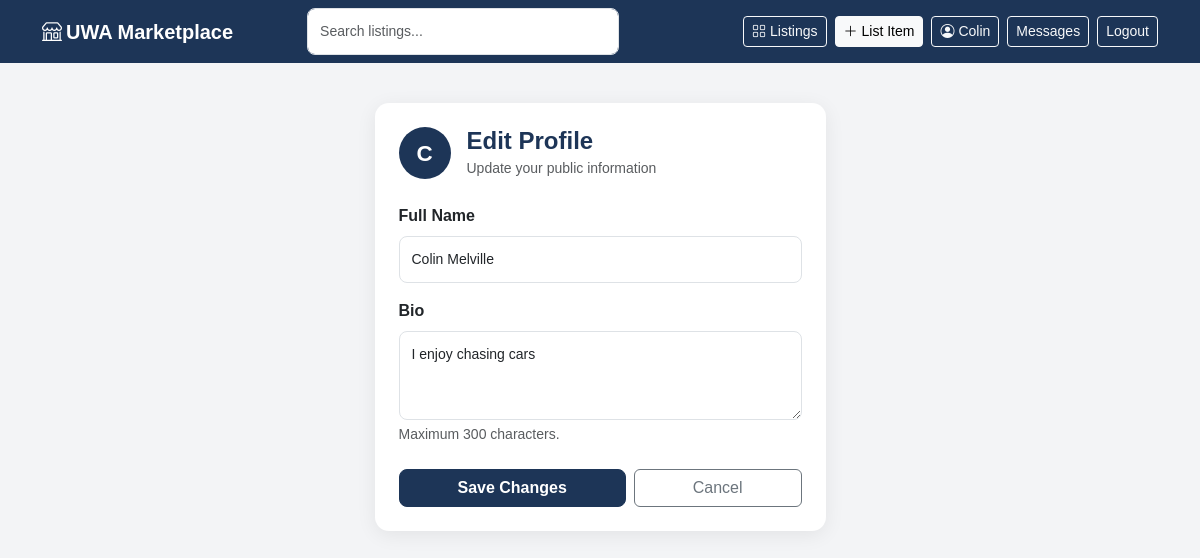
Screenshot of /user/me/edit (signed in) with the database file from the repository.
### app/models.py (models this page shows, shortened)
class User(db.Model, UserMixin):
    id = db.Column(db.Integer, primary_key=True)
    username = db.Column(db.String(64), unique=True, nullable=False)
    email = db.Column(db.String(120), unique=True, nullable=False)
    password_hash = db.Column(db.String(256), nullable=False)
    member_since = db.Column(db.DateTime, default=datetime.utcnow)
    bio = db.Column(db.Text, default='')
    avatar_url = db.Column(db.String(256), nullable=True)
    listings = db.relationship('Listing', backref='seller', lazy='dynamic')

### app/routes/profile.py (the view)
@bp.route('/me/edit', methods=['GET', 'POST'])
@login_required
def edit():
    form = EditProfileForm(obj=current_user)
    if form.validate_on_submit():
        current_user.username = form.username.data
        current_user.bio = form.bio.data
        db.session.commit()
        flash('Profile updated.', 'success')
        return redirect(url_for('profile.view', user_id=current_user.id))
    return render_template('profile/edit.html', form=form)

### app/forms.py
class EditProfileForm(FlaskForm):
    username = StringField('Full Name', validators=[DataRequired(), Length(3, 64)])
    bio = TextAreaField('Bio', validators=[Optional(), Length(max=300)])
    submit = SubmitField('Save Changes')

### app/models.py (called while the page is built)
@login_manager.user_loader
def load_user(user_id):
    return User.query.get(int(user_id))

### app/templates/profile/edit.html (shortened to what this page needs)
{% extends "base.html" %}
{% block content %}
<div class="row justify-content-center">
    <div class="col-md-6 col-lg-5">
        <div class="card p-4">
            <div class="d-flex align-items-center gap-3 mb-4">
                <div class="avatar-circle" style="width:52px;height:52px;font-size:1.4rem;">
                    {{ current_user.username[0].upper() }}
                </div>
                <div>
                    <h4 class="mb-0 fw-bold" style="color:#1d3557;">Edit Profile</h4>
                    <small class="text-muted">Update your public information</small>
                </div>
            </div>
            <form method="POST" action="{{ url_for('profile.edit') }}">
                <div class="mb-3">
                    <label class="form-label fw-semibold">{{ form.username.label.text }}</label>
                    {{ form.username(class_="form-control", placeholder="Your full name") }}
                </div>
                <div class="mb-3">
                    <label class="form-label fw-semibold">{{ form.bio.label.text }}</label>
                    {{ form.bio(class_="form-control", rows=3, placeholder="Tell others a bit about yourself…") }}
                    <div class="form-text">Maximum 300 characters.</div>
                </div>
                <div class="d-flex gap-2 mt-4">
                    {{ form.submit(class_="btn btn-primary flex-grow-1") }}
                    <a href="{{ url_for('profile.view', user_id=current_user.id) }}"
                       class="btn btn-outline-secondary flex-grow-1">Cancel</a>
                </div>
            </form>
        </div>
    </div>
</div>
{% endblock %}

### app/templates/base.html (shortened to what this page needs)
<!DOCTYPE html>
<html lang="en">
<head>
    <link href="https://cdn.jsdelivr.net/npm/bootstrap@5.3.0/dist/css/bootstrap.min.css" rel="stylesheet" />
    <link href="https://cdn.jsdelivr.net/npm/bootstrap-icons@1.11.0/font/bootstrap-icons.css" rel="stylesheet" />
    <link rel="stylesheet" href="{{ url_for('static', filename='css/style.css') }}" />
</head>
<body>
    <nav class="navbar navbar-expand-lg navbar-dark" style="background-color: #1d3557;">
        <div class="container">
            <a class="navbar-brand fw-bold" href="{{ url_for('index') }}">
                <i class="bi bi-shop me-1"></i>UWA Marketplace
            </a>
            <div class="collapse navbar-collapse" id="navbarMain">
                {% if request.endpoint not in ['auth.login', 'auth.register', 'auth.forgot_password', 'auth.reset_password'] %}
                    <form class="d-flex mx-auto" style="width: 320px;" action="{{ url_for('listings.index') }}" method="get">
                        <input id="nav-search" class="form-control me-2" type="search" name="q"
                               placeholder="Search listings..." value="{{ request.args.get('q', '') }}" />
                    </form>
                {% else %}
                    <div class="mx-auto"></div>
                {% endif %}
                <div class="ms-auto d-flex gap-2 align-items-center">
                    <a href="{{ url_for('listings.index') }}" class="btn btn-sm btn-outline-light">
                        <i class="bi bi-grid me-1"></i>Listings
                    </a>
                    {% if current_user.is_authenticated %}
                        <a href="{{ url_for('listings.new') }}" class="btn btn-sm btn-light">
                            <i class="bi bi-plus-lg me-1"></i>List Item
                        </a>
                        <a href="{{ url_for('profile.view', user_id=current_user.id) }}" class="btn btn-sm btn-outline-light">
                            <i class="bi bi-person-circle me-1"></i>{{ current_user.username.split()[0] }}
                        </a>
                        <a href="{{ url_for('chat.inbox') }}" class="btn btn-sm btn-outline-light">
                            Messages <span id="global-unread-dot" style="display:none; color:red;">●</span>
                        </a>
                        <a href="{{ url_for('auth.logout') }}" class="btn btn-sm btn-outline-light">
                            Logout
                        </a>
                    {% else %}
                        <a href="{{ url_for('auth.login') }}" class="btn btn-sm btn-outline-light">Log In</a>
                        <a href="{{ url_for('auth.register') }}" class="btn btn-sm btn-light">Sign Up</a>
                    {% endif %}
                </div>
            </div>
        </div>
    </nav>
    <main class="container py-4">
        {% block content %}{% endblock %}
    </main>
</body>
</html>

### app/static/css/style.css (style rules this page uses)
:root { --navy: #1d3557; --navy-dark: #16324f; --navy-light: #e8eef4; --text-muted: #6b7280; --bg: #f3f4f6; --white: #ffffff; --success: #198754; --radius-card: 14px; --radius-input: 8px; --shadow-card: 0 4px 20px rgba(0, 0, 0, 0.07); }
* { box-sizing: border-box; }
body { background-color: var(--bg); font-family: Arial, sans-serif; color: #1f2937; }
.card { border: none; border-radius: var(--radius-card); box-shadow: var(--shadow-card); }
.form-control, .form-select { border-radius: var(--radius-input); font-size: 14px; padding: 12px; }
.btn-primary { background-color: var(--navy); border-color: var(--navy); border-radius: var(--radius-input); font-weight: 600; }
.avatar-circle { width: 80px; height: 80px; border-radius: 50%; background-color: var(--navy); color: var(--white); display: flex; align-items: center; justify-content: center; font-size: 2rem; font-weight: 700; flex-shrink: 0; }
* { box-sizing: border-box; margin: 0; padding: 0; font-family: Arial, sans-serif; }
body { background-color: #f3f4f6; color: #1f2937; }

### rows the page displays
User: username "Colin", username "C", username "Colin Melville", bio "I enjoy chasing cars"
